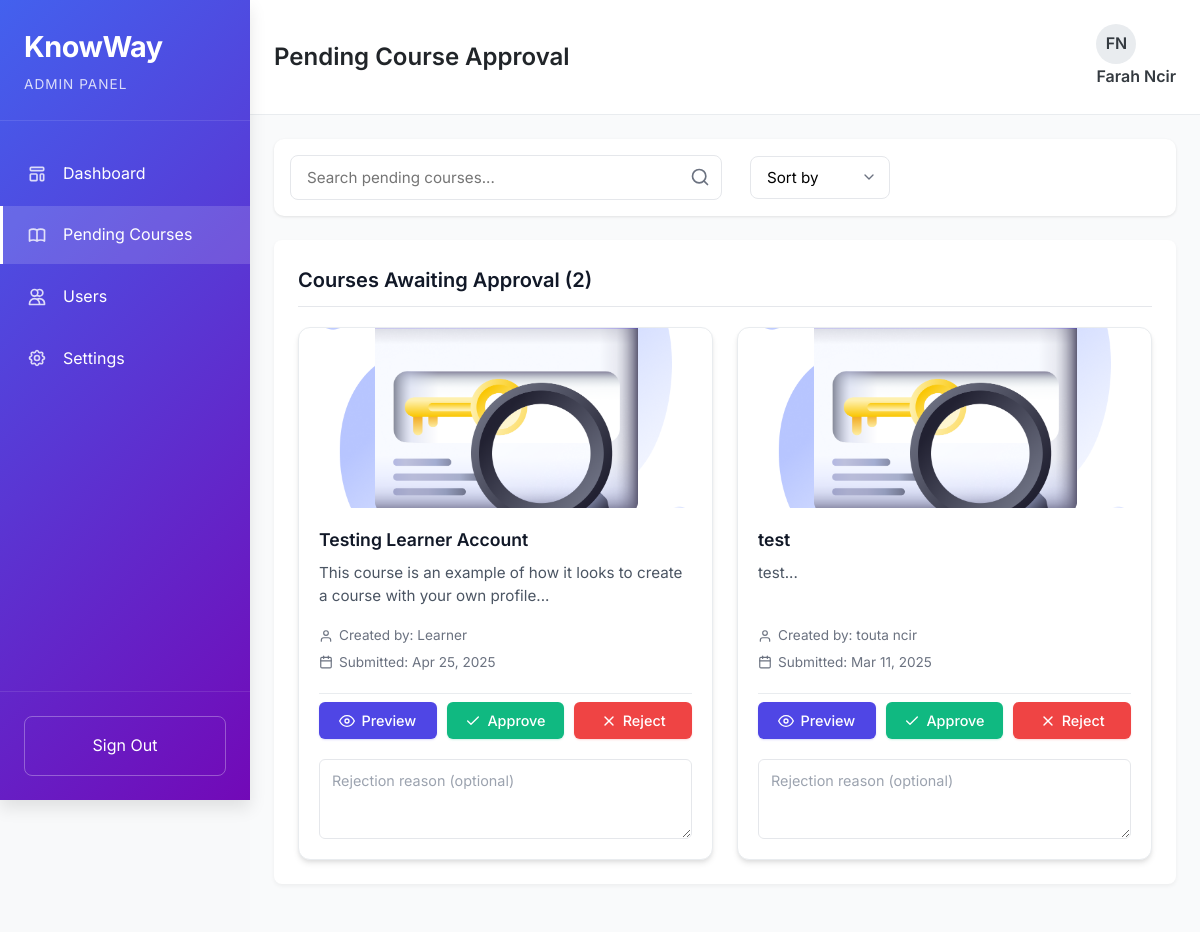
The app's page /view/pending-courses.php (signed in) with its own data.
### tables this page shows
CREATE TABLE `courses` (
  `id` int(11) NOT NULL,
  `creator_id` int(11) NOT NULL,
  `title` varchar(255) NOT NULL,
  `description` text DEFAULT NULL,
  `image` varchar(255) DEFAULT NULL,
  `video` varchar(255) DEFAULT NULL,
  `video_type` enum('youtube','vimeo','uploaded') DEFAULT NULL,
  `status` enum('draft','pending','published') NOT NULL DEFAULT 'pending',
  `created_at` timestamp NOT NULL DEFAULT current_timestamp(),
  `updated_at` timestamp NULL DEFAULT NULL ON UPDATE current_timestamp(),
  `approved_at` timestamp NULL DEFAULT NULL,
  `approved_by` int(11) DEFAULT NULL
);

CREATE TABLE `users` (
  `id` int(11) NOT NULL,
  `username` varchar(100) NOT NULL,
  `email` varchar(255) NOT NULL,
  `password` varchar(255) NOT NULL,
  `created_at` timestamp NOT NULL DEFAULT current_timestamp(),
  `role` varchar(20) DEFAULT 'learner',
  `phone` varchar(20) DEFAULT NULL,
  `bio` text DEFAULT NULL,
  `avatar` varchar(255) DEFAULT NULL
);

### view/pending-courses.php (the view, shortened to what this page needs)
<?php
$user_session_name = $_SESSION['username'];
$initials = '';
$name_parts = explode(' ', $user_session_name);
foreach ($name_parts as $part) {
    $initials .= substr($part, 0, 1);
}
include '../config/db.php';
$user_id = $_SESSION['user_id'];
$user_query = "SELECT avatar FROM users WHERE id = ?";
$stmt = $conn->prepare($user_query);
$stmt->bind_param("i", $user_id);
$stmt->execute();
$result_user = $stmt->get_result();
$user_avatar = null;
if ($result_user->num_rows === 1) {
    $user_data = $result_user->fetch_assoc();
    $user_avatar = $user_data['avatar'];
}
$search = $_GET['search'] ?? '';
$filter = $_GET['filter'] ?? '';
$page = $_GET['page'] ?? 1;
$limit = 5;
$offset = ($page - 1) * $limit;
$sql = "SELECT c.*, u.username as creator_name
        FROM courses c
        JOIN users u ON c.creator_id = u.id
        WHERE c.status = 'pending' AND c.title LIKE ?";
if ($filter) {
    $sql .= " ORDER BY c.created_at " . ($filter === 'newest' ? "DESC" : "ASC");
} else {
    $sql .= " ORDER BY c.created_at DESC";
}
$sql .= " LIMIT ? OFFSET ?";
$stmt = $conn->prepare($sql);
$search_param = "%$search%";
$stmt->bind_param("sii", $search_param, $limit, $offset);
$stmt->execute();
$result = $stmt->get_result();
$count_stmt = $conn->prepare("SELECT COUNT(*) AS total FROM courses WHERE status = 'pending' AND title LIKE ?");
$count_stmt->bind_param("s", $search_param);
$count_stmt->execute();
$total_pending = $count_stmt->get_result()->fetch_assoc()['total'];
?>
<!DOCTYPE html>
<html lang="en">
<head>
    <link rel="stylesheet" href="admin-styles.css">
</head>
<body>
    <div class="admin-container">
        <aside class="sidebar">
            <div class="sidebar-header">
                <h1 class="logo">KnowWay</h1>
                <p class="admin-label">Admin Panel</p>
            </div>
            <nav class="sidebar-nav">
                <ul>
                    <li><a href="admin.php"><span class="nav-icon dashboard-icon"></span>Dashboard</a></li>
                    <li class="active"><a href="pending-courses.php"><span class="nav-icon courses-icon"></span>Pending Courses</a></li>
                    <li><a href="users.php"><span class="nav-icon users-icon"></span>Users</a></li>
                    <li><a href="settings.php"><span class="nav-icon settings-icon"></span>Settings</a></li>
                </ul>
            </nav>
            <div class="sidebar-footer">
                <a href="../controller/logout.php" class="logout-btn">Sign Out</a>
            </div>
        </aside>
        <main class="main-content">
            <header class="content-header">
                <div class="header-left">
                    <h2>Pending Course Approval</h2>
                </div>
                <div class="header-right">
                    <div class="admin-profile">
                        <div class="admin-avatar" style="width: 40px; height: 40px; border-radius: 50%; overflow: hidden; background-color: #e9ecef; display: flex; align-items: center; justify-content: center; margin-right: 8px; font-weight: 600; flex-shrink: 0; text-align: center;">
                            <?php if (isset($user_avatar) && $user_avatar): ?>
                                <img src="<?php echo htmlspecialchars($user_avatar); ?>" alt="Avatar" style="width: 40px; height: 40px; object-fit: cover; display: block; margin: 0; padding: 0;">
                            <?php else: ?>
                                <span style="font-size: 16px;"><?php echo htmlspecialchars($initials); ?></span>
                            <?php endif; ?>
                        </div>
                        <span class="admin-name"><?= htmlspecialchars($user_session_name) ?></span>
                    </div>
                </div>
            </header>
            <div class="content-body">
                <div class="toolbar">
                    <div class="search-filter">
                        <form method="GET" class="search-form">
                            <div class="search-input-wrapper">
                                <input type="text" name="search" placeholder="Search pending courses..." value="<?= htmlspecialchars($search) ?>">
                                <button type="submit" class="search-btn"></button>
                            </div>
                            <div class="filter-wrapper">
                                <select name="filter" class="filter-select">
                                    <option value="">Sort by</option>
                                </select>
                            </div>
                        </form>
                    </div>
                </div>
                <div class="courses-container">
                    <h3 class="section-title">Courses Awaiting Approval (<?= $total_pending ?>)</h3>
                    <?php if ($result->num_rows > 0): ?>
                    <div class="courses-grid">
                        <?php while ($row = $result->fetch_assoc()): ?>
                            <div class="course-card">
                                <div class="course-img">
                                    <img src="uploads/<?= htmlspecialchars($row['image']) ?>" alt="<?= htmlspecialchars($row['title']) ?>" onerror="this.src='placeholder-course.png'">
                                </div>
                                <div class="course-content">
                                    <h4 class="course-title"><?= htmlspecialchars($row['title']) ?></h4>
                                    <p class="course-desc"><?= htmlspecialchars(substr($row['description'], 0, 100)) ?>...</p>
                                    <span class="course-creator">Created by: <?= htmlspecialchars($row['creator_name']) ?></span>
                                    <span class="course-date">Submitted: <?= date('M d, Y', strtotime($row['created_at'])) ?></span>
                                    <div class="course-actions">
                                        <button class="view-btn" onclick="window.location.href='course-details.php?id=<?= $row['id'] ?>'">Preview</button>
                                        <form method="POST" action="../controller/approve-course.php" onsubmit="return confirm('Are you sure you want to approve this course?');">
                                            <button type="submit" class="approve-btn">Approve</button>
                                        </form>
                                        <form method="POST" action="../controller/reject-course.php" onsubmit="return confirm('Are you sure you want to reject this course?');">
                                            <button type="submit" class="reject-btn">Reject</button>
                                            <textarea name="reason" class="rejection-reason" placeholder="Rejection reason (optional)"></textarea>
                                        </form>
                                    </div>
                                </div>
                            </div>
                        <?php endwhile; ?>
                    </div>
                    <?php endif; ?>
                </div>
            </div>
        </main>
    </div>
</body>
</html>

### view/pending-courses.php (style rules this page uses)
.content-body { padding: 24px; background-color: #f9fafb; }
.section-title { font-size: 1.25rem; font-weight: 600; color: #111827; margin-bottom: 20px; padding-bottom: 10px; border-bottom: 1px solid #e5e7eb; }
.toolbar { background-color: #ffffff; border-radius: 10px; padding: 16px; margin-bottom: 24px; box-shadow: 0 1px 3px rgba(0,0,0,0.1); }
.search-form { display: flex; gap: 12px; align-items: center; }
.search-input-wrapper { flex-grow: 1; position: relative; }
.search-input-wrapper input { width: 100%; padding: 12px 16px; padding-right: 40px; border: 1px solid #e5e7eb; border-radius: 8px; font-size: 0.95rem; transition: all 0.2s; }
.search-btn { position: absolute; right: 12px; top: 50%; transform: translateY(-50%); width: 20px; height: 20px; border: none; cursor: pointer; }
.filter-select { padding: 12px 16px; border: 1px solid #e5e7eb; border-radius: 8px; background-color: white; font-size: 0.95rem; min-width: 140px; cursor: pointer; appearance: none; background-repeat: no-repeat; background-position: right 12px center; background-size: 16px; }
.courses-container { margin-top: 20px; }
.courses-grid { display: grid; grid-template-columns: repeat(auto-fill, minmax(320px, 1fr)); gap: 24px; }
.course-card { background-color: #ffffff; border-radius: 12px; overflow: hidden; box-shadow: 0 4px 6px -1px rgba(0, 0, 0, 0.1), 0 2px 4px -1px rgba(0, 0, 0, 0.06); transition: transform 0.2s, box-shadow 0.2s; display: flex; flex-direction: column; height: 100%; }
.course-img { height: 180px; overflow: hidden; }
.course-img img { width: 100%; height: 100%; object-fit: cover; transition: transform 0.3s; }
.course-content { padding: 20px; display: flex; flex-direction: column; flex-grow: 1; }
.course-title { font-size: 1.1rem; font-weight: 600; color: #111827; margin-bottom: 10px; line-height: 1.4; }
.course-desc { color: #4b5563; font-size: 0.95rem; line-height: 1.5; margin-bottom: 12px; flex-grow: 1; }
.course-creator { color: #6b7280; font-size: 0.85rem; margin-top: 5px; display: flex; align-items: center; }
.course-creator:before { content: ''; display: inline-block; width: 14px; height: 14px; margin-right: 6px; background-repeat: no-repeat; background-position: center; }
.course-date { color: #6b7280; font-size: 0.85rem; margin-top: 5px; display: flex; align-items: center; }
.course-date:before { content: ''; display: inline-block; width: 14px; height: 14px; margin-right: 6px; background-repeat: no-repeat; background-position: center; }
.course-actions { margin-top: 20px; display: grid; grid-template-columns: 1fr 1fr 1fr; gap: 10px; }
.course-actions form { display: contents; }
.view-btn, .approve-btn, .reject-btn { font-weight: 500; border: none; border-radius: 6px; padding: 10px 16px; cursor: pointer; transition: all 0.2s; display: flex; align-items: center; justify-content: center; font-size: 0.9rem; }
.view-btn { background-color: #4f46e5; color: white; box-shadow: 0 1px 2px rgba(79, 70, 229, 0.2); }
.view-btn:before { content: ''; display: inline-block; width: 16px; height: 16px; margin-right: 6px; background-repeat: no-repeat; background-position: center; }
.approve-btn { background-color: #10b981; color: white; box-shadow: 0 1px 2px rgba(16, 185, 129, 0.2); }
.approve-btn:before { content: ''; display: inline-block; width: 16px; height: 16px; margin-right: 6px; background-repeat: no-repeat; background-position: center; }
.reject-btn { background-color: #ef4444; color: white; box-shadow: 0 1px 2px rgba(239, 68, 68, 0.2); }
.reject-btn:before { content: ''; display: inline-block; width: 16px; height: 16px; margin-right: 6px; background-repeat: no-repeat; background-position: center; }
.rejection-reason { margin-top: 10px; width: 100%; padding: 12px; border: 1px solid #e5e7eb; border-radius: 6px; font-size: 0.9rem; transition: all 0.2s; resize: vertical; min-height: 80px; display: block; grid-column: span 3; width: 100%; box-sizing: border-box; }
.rejection-reason::placeholder { color: #9ca3af; }

### records on screen
courses: title "Testing Learner Account", description "This course is an example of how it looks to create a course with your own profile", creator.username "Learner", created_at "Apr 25, 2025"
courses: image+title (picture), title "test", description "test", creator.username "touta ncir", created_at "Mar 11, 2025"

### other values on screen
$initials "FN"
$user_session_name "Farah Ncir"
$total_pending "2"
